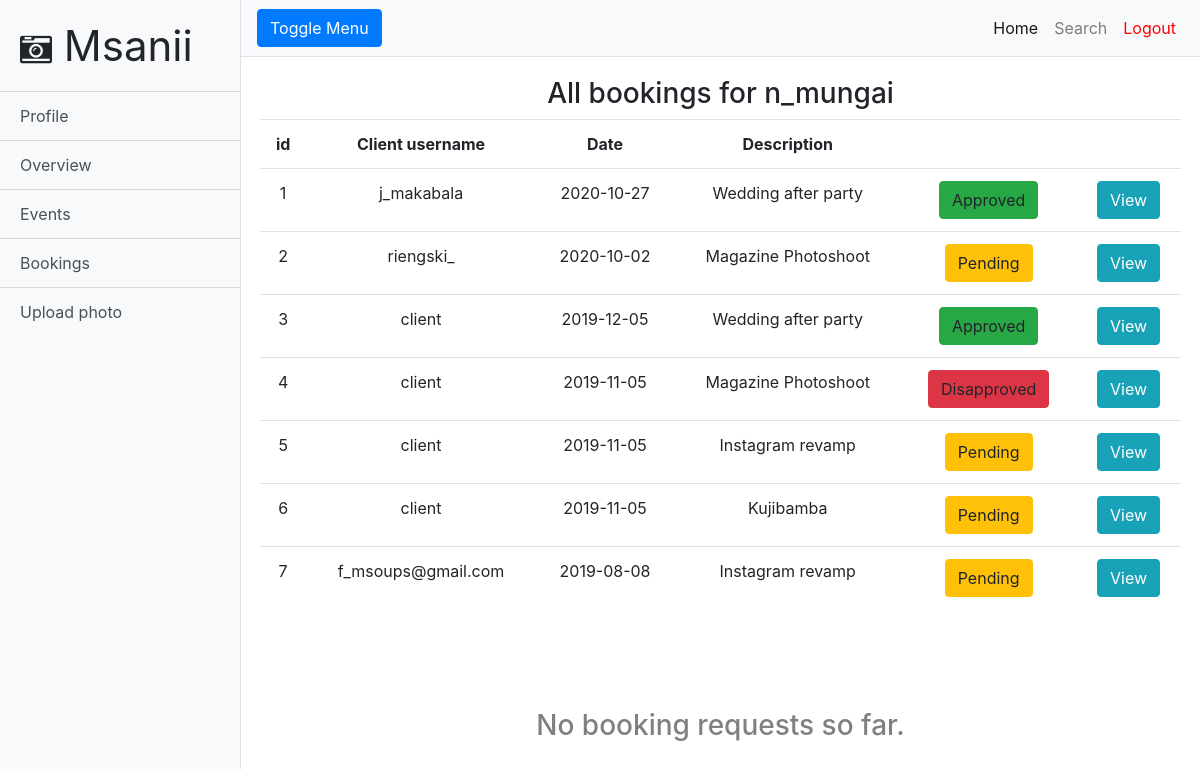
/admin/dashboard.php (signed in), run on the app's committed database.
### tables this page shows
CREATE TABLE `location` (
  `location_id` int(11) NOT NULL,
  `location_name` text NOT NULL,
  `city` text NOT NULL,
  `description` text NOT NULL,
  `image_name` text NOT NULL,
  `verified` text NOT NULL,
  `owner_id` int(11) DEFAULT NULL
);

CREATE TABLE `bookings` (
  `booking_id` int(11) NOT NULL,
  `booking_date` date NOT NULL,
  `start_time` time NOT NULL,
  `end_time` time NOT NULL,
  `client_name` varchar(40) NOT NULL,
  `location_id` int(11) DEFAULT NULL,
  `photographer_id` int(11) DEFAULT NULL,
  `model_id` int(11) DEFAULT NULL,
  `description` text NOT NULL,
  `location_approve` text NOT NULL,
  `photographer_approve` text NOT NULL,
  `model_approve` text NOT NULL,
  `completed` text NOT NULL
);

### admin/dashboard.php (the view, shortened to what this page needs)
<!DOCTYPE html>
<html lang="en">
<head>
  <link href="../vendor/bootstrap/css/bootstrap.min.css" rel="stylesheet">
  <link href="../css/simple-sidebar.css" rel="stylesheet">
  <link rel="stylesheet" href="https://cdnjs.cloudflare.com/ajax/libs/font-awesome/4.7.0/css/font-awesome.min.css">
</head>
<body>
  <div class="d-flex" id="wrapper">
    <div class="bg-light border-right" id="sidebar-wrapper">
      <div class="sidebar-heading" style="font-size: 42px">
        <i class="fa fa-camera-retro" style="font-size: 32px"></i>&nbsp;Msanii
      </div>
      <div class="list-group list-group-flush">
        <a href="../profile.php" class="list-group-item list-group-item-action bg-light">Profile</a>
        <a href="dashboard.php" class="list-group-item list-group-item-action bg-light">Overview</a>
        <a href="../events.php" class="list-group-item list-group-item-action bg-light">Events</a>
        <a href="../booking.php" class="list-group-item list-group-item-action bg-light">Bookings</a>
        <a href="../uploadPhoto.php" class="list-group-item list-group-item-action bg-light">Upload photo</a>
      </div>
    </div>
    <div id="page-content-wrapper">
      <nav class="navbar navbar-expand-lg navbar-light bg-light border-bottom">
        <button class="btn btn-primary" id="menu-toggle">Toggle Menu</button>
        <div class="collapse navbar-collapse" id="navbarSupportedContent">
            <ul class="navbar-nav ml-auto mt-2 mt-lg-0">
            <li class="nav-item active">
              <a class="nav-link" href="profile.php">Home<span class="sr-only">(current)</span></a>
            </li>
            <li class="nav-item">
              <a class="nav-link" href="search.php">Search</a>
            </li>
            <li class="nav-item">
                <?php if (isset($_SESSION["username"])) {
                  echo "<a class=\"nav-link\" style=\"color: red;\" href=\"../logout.php\">Logout</a>";
                }
                else{
                  echo "<a class=\"nav-link\" style=\"color: green;\" href=\"../login.php\">Login</a>";
                } ?>
            </li>
          </ul>
        </div>
      </nav>
      <div class="container-fluid" style="text-align: center">
        <div class="row" style="margin-top: 20px">
          <div class="col-md-12">
            <h3>All bookings for <?php echo $_SESSION["username"]; ?></h3>
            <?php
              require '../connect.php';
              $username = $_SESSION["username"];
              if (isset($_SESSION["userType"])) {
                $userType = $_SESSION["userType"];
              }
              else{
                $userType = "";
              }
              if ($userType == "owner") {
                $sql = "SELECT owner_id FROM owner WHERE (username = '$username')";
                $result = $conn -> query($sql);
                if ($result -> num_rows > 0) {
                  while ($row = $result -> fetch_assoc()) {
                    $owner_id = $row["owner_id"];
                  }
                };
                $sql = "SELECT location_id FROM location WHERE (owner_id = '$owner_id')";
                $result = $conn -> query($sql);
                if ($result -> num_rows > 0) {
                  while ($row = $result -> fetch_assoc()) {
                    $location_id = $row["location_id"];
                    $sql="SELECT * FROM bookings WHERE location_id = '$location_id'";
                    $result1 = $conn -> query($sql);
                    if ($result1 -> num_rows > 0) {
                      echo "<table class=\"table\">";
                      echo "<tr>";
                      echo "<th>id</th>";
                      echo "<th>Client username</th>";
                      echo "<th>Date</th>";
                      echo "<th>Description</th>";
                      echo "<th></th>";
                      echo "<th></th>";
                      echo "</tr>";
                      $counter = 1;
                      while ($row1 = $result1 -> fetch_assoc()) {
                        echo "<tr>";
                        echo "<td>".$counter."</td>";
                        echo "<td>".$row1["client_name"]."</td>";
                        echo "<td>".$row1["booking_date"]."</td>";
                        echo "<td>".$row1["description"]."</td>";
                        if ($row1["location_approve"] == "") {
                          echo "<td><a class=\"btn btn-warning\">Pending</a></td>";
                          echo "<td>"."<a class=\"btn btn-info\" href=\"../booking.php?id=".$row1["booking_id"]."\">View</a>"."</td>";
                        }
                        elseif ($row1["location_approve"] == "YES") {
                          echo "<td><a class=\"btn btn-success\">Approved</a></td>";
                          echo "<td>"."<a class=\"btn btn-info\" href=\"../booking.php?approved=true&&id=".$row1["booking_id"]."\">View</a>"."</td>";
                        }
                        elseif (($row1["location_approve"] == "NO")) {
                          echo "<td><a class=\"btn btn-danger\">Disapproved</a></td>";
                          echo "<td>"."<a class=\"btn btn-info\" href=\"../booking.php?disapproved=true&&id=".$row1["booking_id"]."\">View</a>"."</td>";
                        }
                        echo "</tr>";
                        $counter++;
                      }
                      echo "</table>";
                    }
                    else{
                      echo "<h3 style=\"margin-top: 100px; color: grey;\">No booking requests so far.<h3>";
                    }
                  }
                }
              }
             ?>
          </div>
          </div>
      </div>
  </div>
</body>
</html>

### css/simple-sidebar.css (style rules this page uses)
body { overflow-x: hidden; }
#sidebar-wrapper { min-height: 100vh; margin-left: -15rem; -webkit-transition: margin .25s ease-out; -moz-transition: margin .25s ease-out; -o-transition: margin .25s ease-out; transition: margin .25s ease-out; }
#sidebar-wrapper .sidebar-heading { padding: 0.875rem 1.25rem; font-size: 1.2rem; }
#sidebar-wrapper .list-group { width: 15rem; }
#page-content-wrapper { min-width: 100vw; }
@media (min-width: 768px) { #sidebar-wrapper { margin-left: 0; } }
@media (min-width: 768px) { #page-content-wrapper { min-width: 0; width: 100%; } }

### admin/dashboard.php (style rules this page uses)
.row { display: flex; flex-wrap: wrap; padding: 0 4px; }

### data on the page
bookings: client_name "j_makabala", booking_date "2020-10-27", description "Wedding after party"
bookings: client_name "riengski_", booking_date "2020-10-02", description "Magazine Photoshoot"
bookings: client_name "client", booking_date "2019-12-05", description "Wedding after party"
bookings: client_name "client", booking_date "2019-11-05", description "Magazine Photoshoot"
bookings: client_name "client", booking_date "2019-11-05", description "Instagram revamp"
bookings: client_name "client", booking_date "2019-11-05", description "Kujibamba"
bookings: client_name "f_msoups@gmail.com", booking_date "2019-08-08", description "Instagram revamp"
location: shows "No booking requests so far."

### other printed values
$_SESSION["username"] "n_mungai"
